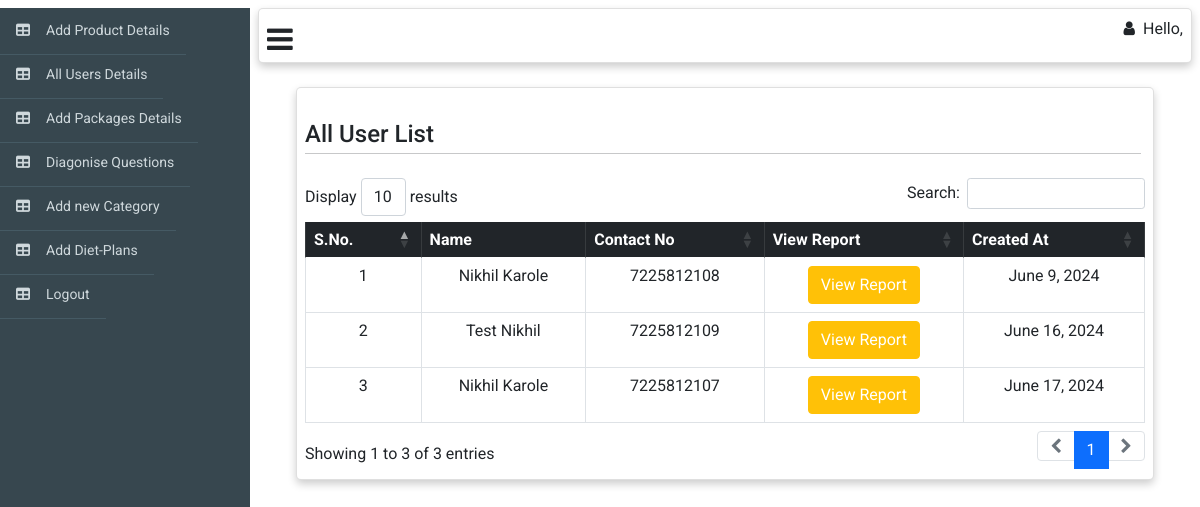
The page /web_admin/all-users on the database as committed earlier.
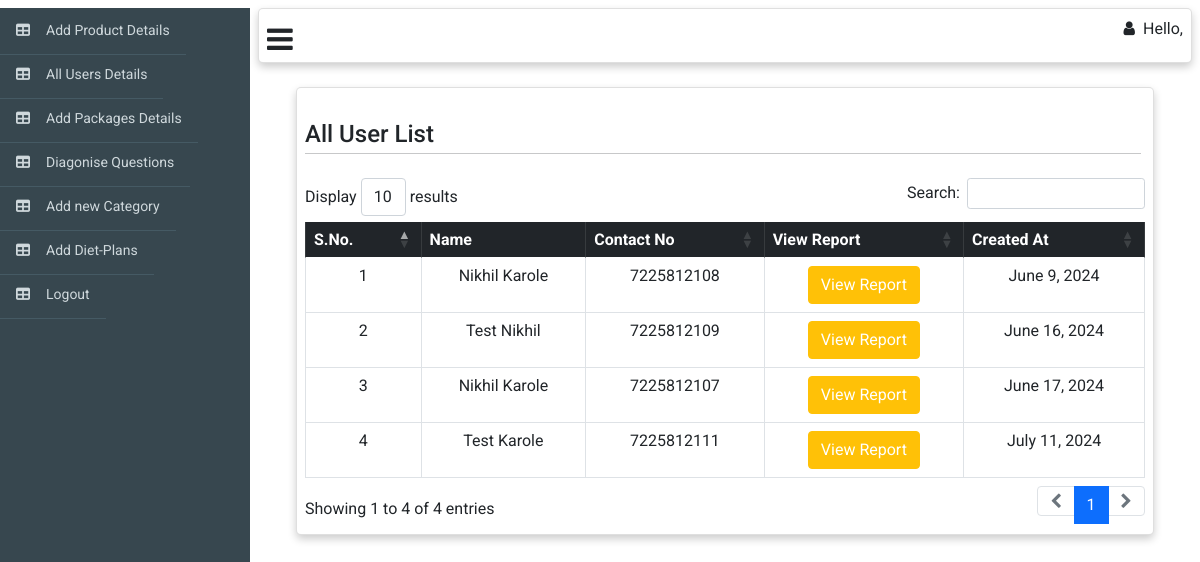
The same page on the database as committed later.
### web_admin/models.py (models this page shows)
class user(models.Model):
    name = models.CharField(max_length=50)
    contact_no = models.CharField(max_length=15)
    otp = models.CharField(max_length=6)
    email = models.CharField(max_length=30)
    role = models.CharField(max_length=15, choices=Role)
    password = models.CharField(max_length=20,null=True,blank=True)
    is_active = models.BooleanField(default=True)
    gender = models.CharField(max_length=15, choices=Gender)
    age = models.IntegerField(default=0,null=True,blank=True)
    scalp_image = models.ImageField(upload_to='scalp_image/',null=True,blank=True)
    is_question_submitted = models.BooleanField(default=False)
    hair_health = models.FloatField(default=0)
    issue_categories = models.ManyToManyField(issue_category,null=True,blank=True)
    last_update_que = models.ForeignKey(questions,on_delete=models.CASCADE,null=True,blank=True)
    profile_image = models.ImageField(upload_to='profile/',null=True,blank=True)
    created_at = models.DateTimeField(auto_now_add=True)
    updated_at = models.DateTimeField(auto_now=True)

### web_admin/views.py (the view)
# urls.py: path('all-users',AllUsers.as_view(),name='all-users'),
class AllUsers(APIView):
    template_name = 'all_users_list.html'
    model = user
    def get(self,request,*args, **kwargs):
        list = self.model.objects.all()
        context={'list':list}
        return render(request,self.template_name,context)

### web_admin/templates/all_users_list.html (shortened to what this page needs)
{% extends "web_adminbase.html" %} {% block body %}{% load static %}
<div class="m-4">
  <div class="card me-6 p-2" style="width: auto">
    <h4 class="mt-4 p-0">
      All User List
      <hr class="hr p-0 mt-1 me-1" />
    </h4>
    <table
      id="example"
      class="table table-bordered text-center"
      style="width: 100%"
    >
      <thead class="table-dark text-center">
        <tr class="p-3 text-center">
          <th>S.No.</th>
          <th>Name</th>
          <th>Contact No</th>
          <th>View Report</th>
          <th>Created At</th>
        </tr>
      </thead>
      <tbody>
        {% for obj in list %}
        <tr>
          <td>{{forloop.counter}}</td>
          <td>{{obj.name}}</td>
          <td>{{obj.contact_no}}</td>
          <td><a class="btn btn-warning text-white">View Report</a></td>
          <td>{{obj.created_at|date}}</td>
        </tr>
        {% endfor %}
      </tbody>
    </table>
  </div>
</div>
{% endblock %}

Rows that differ between the two databases and show on the page:
added user: name "Test Karole", contact_no "7225812111", created_at "July 11, 2024"
Other text that changed with them:
text written by a page script: "Display results Search: Showing 1 to 3 of 3 entries 1" → "Display results Search: Showing 1 to 4 of 4 entries 1"
